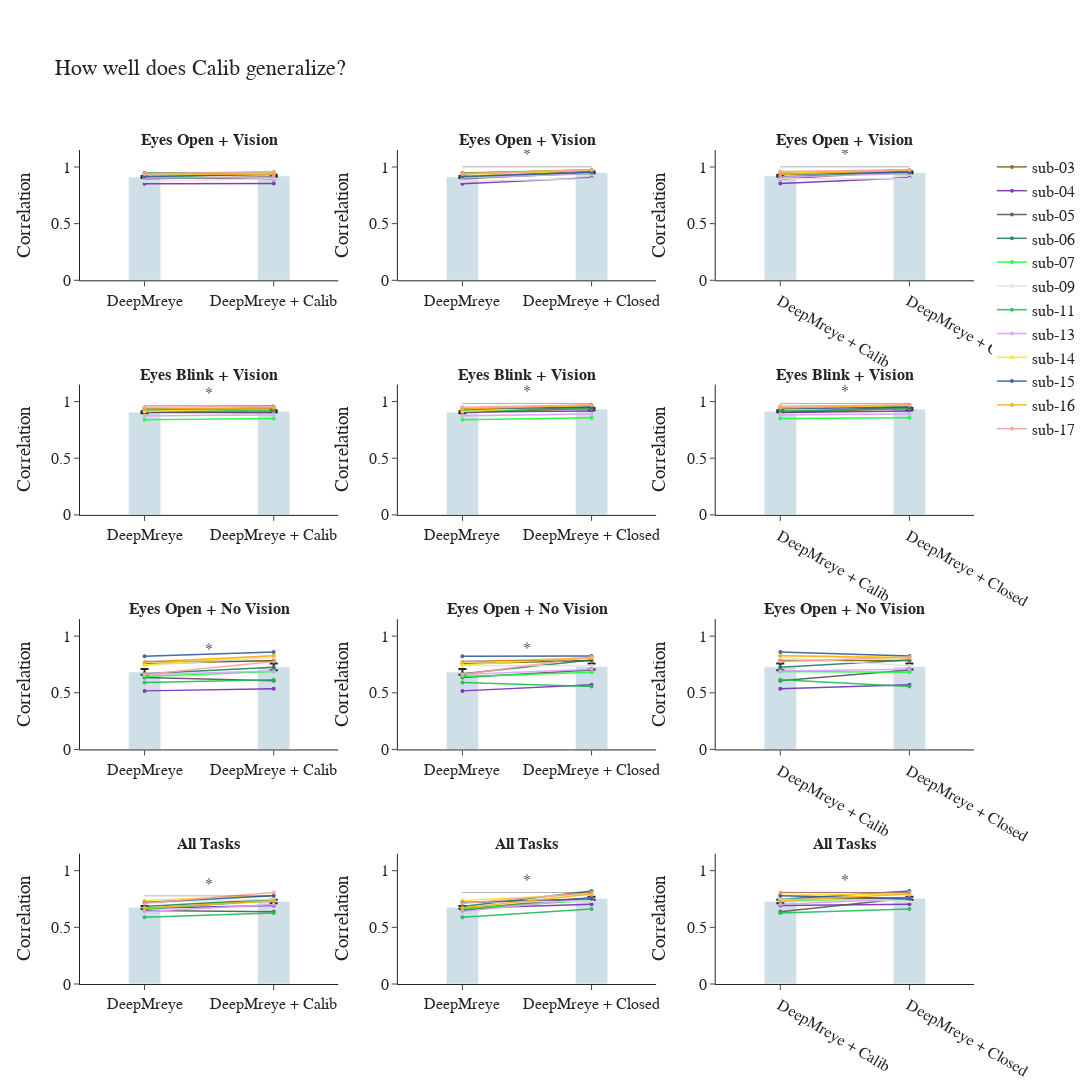

Source (notebook cell):
### Code cell
import plotly.graph_objects as go
from plotly.subplots import make_subplots
import numpy as np

# Define color and name mappings
model_name_map = {
    "pretrained": "DeepMreye",
    "pt_gaze": "DeepMreye + Closed",
    "calibpretrained": "DeepMreye + Calib"
}

bar_color = 'rgba(66, 129, 164, 0.25)' 

colormap_subject_dict = {
    'sub-01': '#AA0DFE', 'sub-02': '#3283FE', 'sub-03': '#85660D', 'sub-04': '#782AB6',
    'sub-05': '#565656', 'sub-06': '#1C8356', 'sub-07': '#16FF32', 'sub-08': '#F7E1A0',
    'sub-09': '#E2E2E2', 'sub-11': '#1CBE4F', 'sub-13': '#DEA0FD', 'sub-14': '#FBE426', 
    'sub-15': '#325A9B', 'sub-16': '#FEAF16', 'sub-17': '#F8A19F'
}

task_labels = ["<b>Eyes Open + Vision<b>", "<b>Eyes Blink + Vision<b>", "<b>Eyes Open + No Vision<b>"]
task_names = ["open", "no_stim", "blink", "all"]


comparisons = [
    ("pretrained", "calibpretrained"),
    ("pretrained", "pt_gaze"),
    ("calibpretrained", "pt_gaze")
]

fig = make_subplots(
    rows=4, cols=3,
    subplot_titles=[f"{label}" for label in task_labels for _ in range(3)] + ["<b>All Tasks<b>"] * 3
)


# Keep track of subjects already shown in legend
shown_subjects = set()

for i, task in enumerate(task_names):
    for j, (model_a, model_b) in enumerate(comparisons):
        row = i + 1
        col = j + 1

        df_plot = df_corr[
            (df_corr["task"] == task) &
            (df_corr["model"].isin([model_a, model_b]))
        ]

        df_pivot = df_plot.pivot(index="subject", columns="model", values="mean_pearson")[[model_a, model_b]].dropna()

        means = df_pivot.mean()
        stderrs = df_pivot.sem()
        x_vals = [0, 1]

        fig.add_trace(go.Bar(
            x=x_vals,
            y=means.values,
            error_y=dict(type="data", array=stderrs.values),
            marker_color=bar_color,
            width=0.25,
            showlegend=False
        ), row=row, col=col)

        # Add connecting lines per subject
        for subject, row_data in df_pivot.iterrows():
            color = colormap_subject_dict.get(subject, 'gray')
            show_legend = subject not in shown_subjects
            shown_subjects.add(subject)

            fig.add_trace(go.Scatter(
                x=x_vals,
                y=row_data.values,
                mode='lines+markers',
                line=dict(color=color, width=1.5),
                marker=dict(size=4),
                name=subject,
                opacity=0.9,
                showlegend=show_legend
            ), row=row, col=col)

        # Add significance marker if p < 0.05
        sig_row = sig_df[
            (sig_df.task == task) &
            (sig_df.model_a == model_a) &
            (sig_df.model_b == model_b)
        ]

        if not sig_row.empty and sig_row.iloc[0].p_value < 0.05:
            y_vals = means.values
            max_y = max(y_vals)
            line_y = max_y + 0.05

            fig.add_shape(
                type="line",
                x0=0,
                x1=1,
                y0=line_y,
                y1=line_y,
                line=dict(color="black", width=1),
                row=row, col=col
            )
            fig.add_trace(go.Scatter(
                x=[0.5],
                y=[line_y + 0.1],
                text=["*"],
                mode="text",
                showlegend=False
            ), row=row, col=col)

# Layout
fig.update_layout(
    height=1800,
    width=1300,
    title_text="How well does Calib generalize?",
    template="simple_white",
    showlegend=True,
    font=dict(size=16, family="Arial"),
    margin=dict(t=150)
)

# Axis formatting
for i in range(1, 5):
    for j in range(1, 4):  # 3 columns
        if j == 1:
            model_b_label = model_name_map["calibpretrained"]
        elif j == 2:
            model_b_label = model_name_map["pt_gaze"]
        else:
            model_b_label = model_name_map["pt_gaze"]  
        model_a_label = model_name_map["pretrained"] if j in [1, 2] else model_name_map["calibpretrained"]

        fig.update_yaxes(range=[0, 1.15], title_text="Correlation", row=i, col=j)
        fig.update_xaxes(
            tickvals=[0, 1],
            ticktext=[model_a_label, model_b_label],
            row=i, col=j
        )


fig.show()
fig.write_image("/Users/sinakling/disks/meso_shared/deepmreye/derivatives/int_deepmreye/deepmreye_closed/figures/group/correlation_barplots.pdf")
